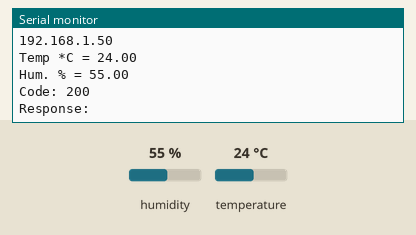
This sketch was run on a simulated ESP32. On the bench: the last lines printed to the serial monitor. The inputs (shaded band) are chosen by the test bench; at power-on: humidity 55 %, temperature 24 °C. WiFi joins after 1.5 s; servers stay silent unless stated; uploads are accepted with an empty reply.

Above: at 2.7 s.
2.8 s: humidity set to 22 %
14.2 s: temperature set to 12 °C
At 16.94 s:
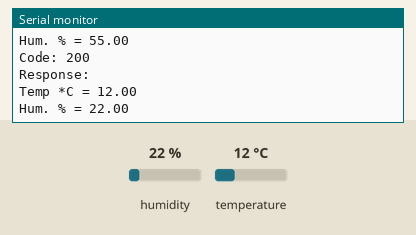
25.6 s: humidity set to 40 %
At 33.3 s:
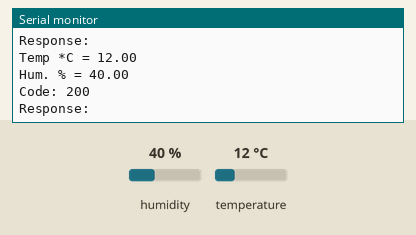

Measured:
- after the input at 14.2 s, the serial monitor: prints a new line after 2.6 s (image 1)
- after the input at 25.6 s, the serial monitor: prints a new line after 6.4 s (image 2)

The sketch:

aux-sensor.ino
```cpp
#include <Wire.h>
#include <Adafruit_SHT31.h>
#include <WiFi.h>
#include <HTTPClient.h>
#include <ArduinoOTA.h>

// WiFi credentials
const char* ssid = "Posix";
const char* password = "RickSanchez";

// Server URL
const char* serverUrl = "http://10.0.0.36/api/submit_sensor_data";
const char* sensorName = "bedroom";

// Initialize the SHT31 sensor
Adafruit_SHT31 sht31 = Adafruit_SHT31();

void setup() {
  Serial.begin(115200);
  WiFi.begin(ssid, password);

  while (WiFi.status() != WL_CONNECTED) {
    delay(500);
    Serial.print(".");
  }

  Serial.println("WiFi connected");
  Serial.println("IP address: ");
  Serial.println(WiFi.localIP());

  if (!sht31.begin(0x44)) {   // Set to 0x45 depending on your wiring
    Serial.println("Couldn't find SHT31");
    while (1) delay(1);
  }

  // Initialize OTA
  ArduinoOTA.onStart([]() {
    String type;
    if (ArduinoOTA.getCommand() == U_FLASH) {
      type = "sketch";
    } else { // U_SPIFFS
      type = "filesystem";
    }
    Serial.println("Start updating " + type);
  });

  ArduinoOTA.onEnd([]() {
    Serial.println("\nEnd");
  });

  ArduinoOTA.onProgress([](unsigned int progress, unsigned int total) {
    Serial.printf("Progress: %u%%\r", (progress / (total / 100)));
  });

  ArduinoOTA.onError([](ota_error_t error) {
    Serial.printf("Error[%u]: ", error);
    if (error == OTA_AUTH_ERROR) {
      Serial.println("Auth Failed");
    } else if (error == OTA_BEGIN_ERROR) {
      Serial.println("Begin Failed");
    } else if (error == OTA_CONNECT_ERROR) {
      Serial.println("Connect Failed");
    } else if (error == OTA_RECEIVE_ERROR) {
      Serial.println("Receive Failed");
    } else if (error == OTA_END_ERROR) {
      Serial.println("End Failed");
    }
  });

  ArduinoOTA.begin();
}

void loop() {
  ArduinoOTA.handle();  // Handle OTA updates

  float t = sht31.readTemperature();
  float h = sht31.readHumidity();

  if (!isnan(t)) {  // check if 'isnan' returned true
    Serial.print("Temp *C = "); Serial.println(t);
    Serial.print("Hum. % = "); Serial.println(h);
  } else {
    Serial.println("Failed to read temperature or humidity");
  }

  float temperatureF = t * 9.0 / 5.0 + 32;  // Convert celsius to fahrenheit

  if(WiFi.status() == WL_CONNECTED){
    HTTPClient http;
    http.begin(serverUrl);
    http.addHeader("Content-Type", "application/json");

    String httpRequestData = String("{\"sensorname\":\"") + sensorName + "\",\"Temperature\":" + String(temperatureF) + ",\"Humidity\":" + String(h) + "}";
    int httpResponseCode = http.POST(httpRequestData);

    if (httpResponseCode>0) {
      String response = http.getString();
      Serial.println("Code: " + String(httpResponseCode)); //Print return code
      Serial.println("Response: " + response); //Print request answer
    } else {
      Serial.print("Error on sending POST: ");
      Serial.println(httpResponseCode);
    }

    http.end();
  }

  delay(15000);  // Delay between readings
}
```
